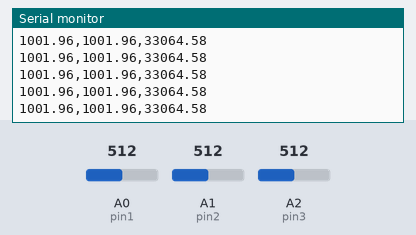
A sketch run on a simulated Arduino Mega 2560, built with avr-gcc and run on an emulated ATmega2560. On the bench: the last lines printed to the serial monitor. Inputs (shaded band) come from the test bench; at power-on: A0 (pin1) = 512, A1 (pin2) = 512, A2 (pin3) = 512.

Above: at 1.2 s.
1.3 s: A0 (pin1) set to 716
At 1.34 s:
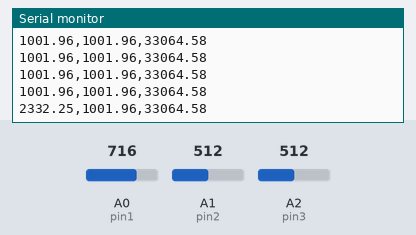
2.8 s: A1 (pin2) set to 716
At 2.88 s:
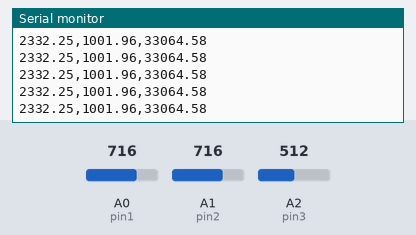
4.3 s: A2 (pin3) set to 716
At 4.32 s:
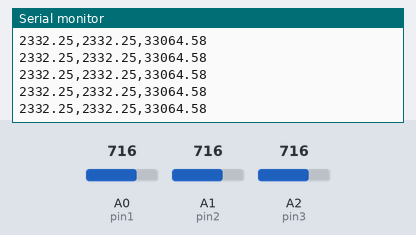
5.8 s: A0 (pin1) set to 900
At 5.87 s:
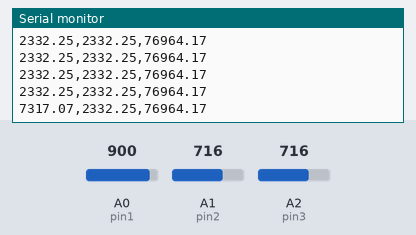
7.3 s: A1 (pin2) set to 900
At 7.31 s:
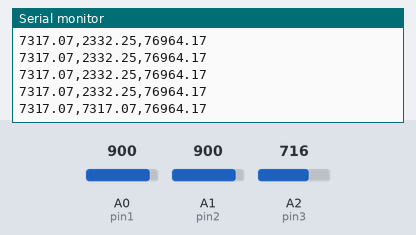
8.8 s: A2 (pin3) set to 900
At 8.85 s:
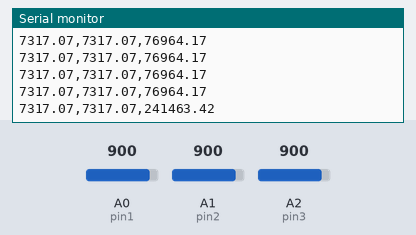
Timing chart, 0 to 11.3 s (numbered marks = the images above; inputs shaded):
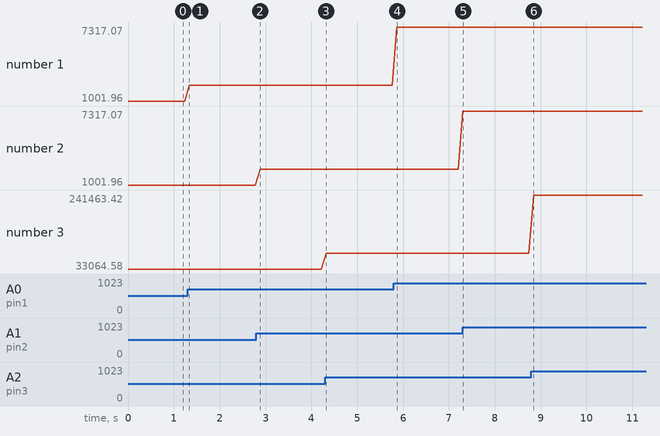

Measured:
- after the input at 1.3 s, the serial monitor: prints a new line at once (image 1)
- after the input at 5.8 s, the serial monitor: prints a new line after 0.06 s (image 4)
- after the input at 7.3 s, the serial monitor: prints a new line at once (image 5)
- after the input at 8.8 s, the serial monitor: prints a new line after 0.05 s (image 6)
- plotted number 1: 1001.96 → 2332.25 after the input at 1.3 s, 2332.25 → 7317.07 after the input at 5.8 s
- plotted number 3: 33064.58 → 76964.17 after the input at 4.3 s, 76964.17 → 241463.42 after the input at 8.8 s

The sketch:

FSS_test.ino
```cpp
#define pin1  A0
#define pin2  A1
#define pin3  A2
#define Rohm 1000.0
#define R1ohm 33000.0
#define Vcc 5.0

#include<math.h>

int val1 = 0;
int val2 = 0;
int val3 = 0;

class FSR{
  FSR(){

  }
};

void setup() {
  // put your setup code here, to run once:
  Serial.begin(115200);
  Serial1.begin(115200);

}

void loop() {
  // put your main code here, to run repeatedly:
  val1 = analogRead(pin1);
  val2 = analogRead(pin2);
  val3 = analogRead(pin3);
  Serial.print(getForce(val1, Rohm) );
  Serial.print(",");
  Serial.print(getForce(val2, Rohm) );
  Serial.print(",");
  Serial.println(getForce(val3, R1ohm) );
  Serial1.println(getForce(val3, R1ohm));
  //Serial.println(val3*5.0/1024.0 );
  delay(100);
}

double getForce(int val, float r) {
  if(val == 1023) return 0;
  float  ohm = float(r*val) / (1023.0-int(val) );
  return ohm;
  return ohm < 30000 ? pow(exp(1), log(ohm)*-1.292 + 11.481) : pow(exp(1), log(ohm)*-0.592 + 4.503);
}
```
